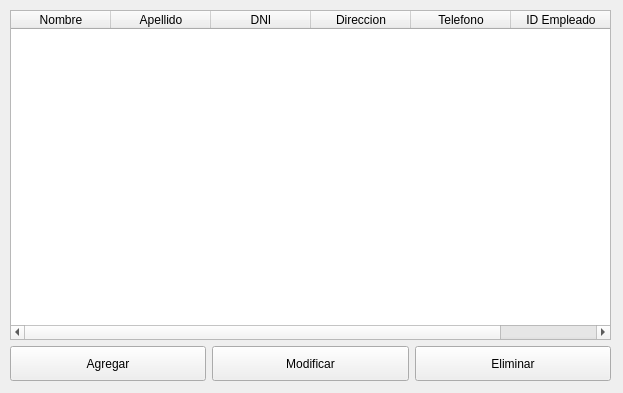
<?xml version="1.0" encoding="UTF-8"?>
<ui version="4.0">
 <class>Empleado</class>
 <widget class="QWidget" name="Empleado">
  <property name="geometry">
   <rect>
    <x>0</x>
    <y>0</y>
    <width>623</width>
    <height>393</height>
   </rect>
  </property>
  <property name="windowTitle">
   <string>Form</string>
  </property>
  <widget class="QWidget" name="gridLayoutWidget">
   <property name="geometry">
    <rect>
     <x>10</x>
     <y>10</y>
     <width>601</width>
     <height>371</height>
    </rect>
   </property>
   <layout class="QGridLayout" name="gridLayout">
    <property name="sizeConstraint">
     <enum>QLayout::SizeConstraint::SetMaximumSize</enum>
    </property>
    <item row="1" column="2">
     <widget class="QPushButton" name="botonEliminarEmpleado">
      <property name="sizePolicy">
       <sizepolicy hsizetype="Expanding" vsizetype="Expanding">
        <horstretch>0</horstretch>
        <verstretch>0</verstretch>
       </sizepolicy>
      </property>
      <property name="maximumSize">
       <size>
        <width>16777215</width>
        <height>35</height>
       </size>
      </property>
      <property name="text">
       <string>Eliminar</string>
      </property>
     </widget>
    </item>
    <item row="1" column="0">
     <widget class="QPushButton" name="botonAgregarEmpleado">
      <property name="sizePolicy">
       <sizepolicy hsizetype="Expanding" vsizetype="Expanding">
        <horstretch>0</horstretch>
        <verstretch>0</verstretch>
       </sizepolicy>
      </property>
      <property name="maximumSize">
       <size>
        <width>16777215</width>
        <height>35</height>
       </size>
      </property>
      <property name="text">
       <string>Agregar</string>
      </property>
     </widget>
    </item>
    <item row="1" column="1">
     <widget class="QPushButton" name="botonModificarEmpleado">
      <property name="sizePolicy">
       <sizepolicy hsizetype="Expanding" vsizetype="Expanding">
        <horstretch>0</horstretch>
        <verstretch>0</verstretch>
       </sizepolicy>
      </property>
      <property name="minimumSize">
       <size>
        <width>0</width>
        <height>35</height>
       </size>
      </property>
      <property name="maximumSize">
       <size>
        <width>16777215</width>
        <height>35</height>
       </size>
      </property>
      <property name="text">
       <string>Modificar</string>
      </property>
     </widget>
    </item>
    <item row="0" column="0" colspan="3">
     <widget class="QTableWidget" name="tablaEmpleado">
      <property name="autoScrollMargin">
       <number>10</number>
      </property>
      <property name="alternatingRowColors">
       <bool>true</bool>
      </property>
      <property name="selectionMode">
       <enum>QAbstractItemView::SelectionMode::MultiSelection</enum>
      </property>
      <property name="selectionBehavior">
       <enum>QAbstractItemView::SelectionBehavior::SelectRows</enum>
      </property>
      <attribute name="horizontalHeaderDefaultSectionSize">
       <number>100</number>
      </attribute>
      <column>
       <property name="text">
        <string>Nombre</string>
       </property>
      </column>
      <column>
       <property name="text">
        <string>Apellido</string>
       </property>
      </column>
      <column>
       <property name="text">
        <string>DNI</string>
       </property>
      </column>
      <column>
       <property name="text">
        <string>Direccion</string>
       </property>
      </column>
      <column>
       <property name="text">
        <string>Telefono</string>
       </property>
      </column>
      <column>
       <property name="text">
        <string>ID Empleado</string>
       </property>
      </column>
     </widget>
    </item>
   </layout>
  </widget>
 </widget>
 <resources/>
 <connections/>
</ui>
